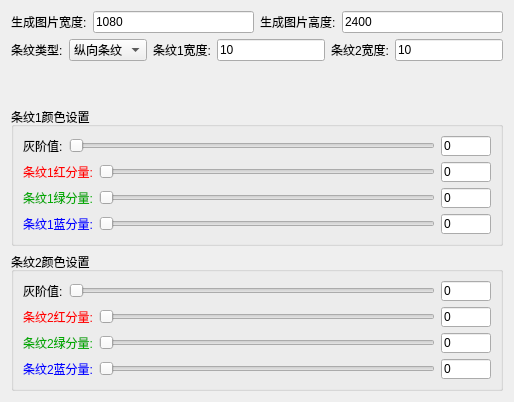
        <widget class="QWidget" name="tab_5">
         <attribute name="title">
          <string>条纹状图</string>
         </attribute>
         <layout class="QGridLayout" name="gridLayout_16">
          <item row="0" column="0">
           <layout class="QVBoxLayout" name="verticalLayout_15">
            <item>
             <layout class="QHBoxLayout" name="horizontalLayout_112">
              <item>
               <layout class="QHBoxLayout" name="horizontalLayout_69">
                <item>
                 <widget class="QLabel" name="label_68">
                  <property name="text">
                   <string>生成图片宽度:</string>
                  </property>
                 </widget>
                </item>
                <item>
                 <widget class="QLineEdit" name="Type5_width">
                  <property name="text">
                   <string>1080</string>
                  </property>
                 </widget>
                </item>
               </layout>
              </item>
              <item>
               <layout class="QHBoxLayout" name="horizontalLayout_73">
                <item>
                 <widget class="QLabel" name="label_72">
                  <property name="text">
                   <string>生成图片高度:</string>
                  </property>
                 </widget>
                </item>
                <item>
                 <widget class="QLineEdit" name="Type5_height">
                  <property name="text">
                   <string>2400</string>
                  </property>
                 </widget>
                </item>
               </layout>
              </item>
             </layout>
            </item>
            <item>
             <layout class="QHBoxLayout" name="horizontalLayout_113">
              <item>
               <layout class="QHBoxLayout" name="horizontalLayout_99">
                <item>
                 <widget class="QLabel" name="label_98">
                  <property name="maximumSize">
                   <size>
                    <width>70</width>
                    <height>16777215</height>
                   </size>
                  </property>
                  <property name="text">
                   <string>条纹类型:</string>
                  </property>
                 </widget>
                </item>
                <item>
                 <widget class="QComboBox" name="Type5_sub_type">
                  <item>
                   <property name="text">
                    <string>纵向条纹</string>
                   </property>
                  </item>
                  <item>
                   <property name="text">
                    <string>横向条纹</string>
                   </property>
                  </item>
                 </widget>
                </item>
               </layout>
              </item>
              <item>
               <layout class="QHBoxLayout" name="horizontalLayout_74">
                <item>
                 <widget class="QLabel" name="label_73">
                  <property name="text">
                   <string>条纹1宽度:</string>
                  </property>
                 </widget>
                </item>
                <item>
                 <widget class="QLineEdit" name="Type5_type1_width">
                  <property name="text">
                   <string>10</string>
                  </property>
                 </widget>
                </item>
               </layout>
              </item>
              <item>
               <layout class="QHBoxLayout" name="horizontalLayout_78">
                <item>
                 <widget class="QLabel" name="label_77">
                  <property name="text">
                   <string>条纹2宽度:</string>
                  </property>
                 </widget>
                </item>
                <item>
                 <widget class="QLineEdit" name="Type5_type2_width">
                  <property name="text">
                   <string>10</string>
                  </property>
                 </widget>
                </item>
               </layout>
              </item>
             </layout>
            </item>
            <item>
             <spacer name="verticalSpacer_3">
              <property name="orientation">
               <enum>Qt::Vertical</enum>
              </property>
              <property name="sizeHint" stdset="0">
               <size>
                <width>20</width>
                <height>40</height>
               </size>
              </property>
             </spacer>
            </item>
            <item>
             <widget class="QGroupBox" name="groupBox_7">
              <property name="title">
               <string>条纹1颜色设置</string>
              </property>
              <layout class="QGridLayout" name="gridLayout_14">
               <item row="0" column="0">
                <layout class="QVBoxLayout" name="verticalLayout_13">
                 <item>
                  <layout class="QHBoxLayout" name="horizontalLayout_18">
                   <item>
                    <widget class="QLabel" name="label_16">
                     <property name="text">
                      <string>灰阶值:</string>
                     </property>
                    </widget>
                   </item>
                   <item>
                    <widget class="QSlider" name="Type5_type1_gray">
                     <property name="maximum">
                      <number>255</number>
                     </property>
                     <property name="orientation">
                      <enum>Qt::Horizontal</enum>
                     </property>
                    </widget>
                   </item>
                   <item>
                    <widget class="QLineEdit" name="Type5_type1_gray_val">
                     <property name="maximumSize">
                      <size>
                       <width>50</width>
                       <height>20</height>
                      </size>
                     </property>
                     <property name="text">
                      <string>0</string>
                     </property>
                    </widget>
                   </item>
                  </layout>
                 </item>
                 <item>
                  <layout class="QHBoxLayout" name="horizontalLayout_76">
                   <item>
                    <widget class="QLabel" name="label_75">
                     <property name="styleSheet">
                      <string notr="true">color: rgb(255, 0, 0);</string>
                     </property>
                     <property name="text">
                      <string>条纹1红分量:</string>
                     </property>
                    </widget>
                   </item>
                   <item>
                    <widget class="QSlider" name="Type5_type1_r">
                     <property name="maximum">
                      <number>255</number>
                     </property>
                     <property name="orientation">
                      <enum>Qt::Horizontal</enum>
                     </property>
                    </widget>
                   </item>
                   <item>
                    <widget class="QLineEdit" name="Type5_type1_r_val">
                     <property name="maximumSize">
                      <size>
                       <width>50</width>
                       <height>20</height>
                      </size>
                     </property>
                     <property name="text">
                      <string>0</string>
                     </property>
                    </widget>
                   </item>
                  </layout>
                 </item>
                 <item>
                  <layout class="QHBoxLayout" name="horizontalLayout_70">
                   <item>
                    <widget class="QLabel" name="label_69">
                     <property name="styleSheet">
                      <string notr="true">color: rgb(0, 170, 0);</string>
                     </property>
                     <property name="text">
                      <string>条纹1绿分量:</string>
                     </property>
                    </widget>
                   </item>
                   <item>
                    <widget class="QSlider" name="Type5_type1_g">
                     <property name="maximum">
                      <number>255</number>
                     </property>
                     <property name="orientation">
                      <enum>Qt::Horizontal</enum>
                     </property>
                    </widget>
                   </item>
                   <item>
                    <widget class="QLineEdit" name="Type5_type1_g_val">
                     <property name="maximumSize">
                      <size>
                       <width>50</width>
                       <height>20</height>
                      </size>
                     </property>
                     <property name="text">
                      <string>0</string>
                     </property>
                    </widget>
                   </item>
                  </layout>
                 </item>
                 <item>
                  <layout class="QHBoxLayout" name="horizontalLayout_71">
                   <item>
                    <widget class="QLabel" name="label_70">
                     <property name="styleSheet">
                      <string notr="true">color: rgb(0, 0, 255);</string>
                     </property>
                     <property name="text">
                      <string>条纹1蓝分量:</string>
                     </property>
                    </widget>
                   </item>
                   <item>
                    <widget class="QSlider" name="Type5_type1_b">
                     <property name="maximum">
                      <number>255</number>
                     </property>
                     <property name="orientation">
                      <enum>Qt::Horizontal</enum>
                     </property>
                    </widget>
                   </item>
                   <item>
                    <widget class="QLineEdit" name="Type5_type1_b_val">
                     <property name="maximumSize">
                      <size>
                       <width>50</width>
                       <height>20</height>
                      </size>
                     </property>
                     <property name="text">
                      <string>0</string>
                     </property>
                    </widget>
                   </item>
                  </layout>
                 </item>
                </layout>
               </item>
              </layout>
             </widget>
            </item>
            <item>
             <widget class="QGroupBox" name="groupBox_8">
              <property name="title">
               <string>条纹2颜色设置</string>
              </property>
              <layout class="QGridLayout" name="gridLayout_15">
               <item row="0" column="0">
                <layout class="QVBoxLayout" name="verticalLayout_14">
                 <item>
                  <layout class="QHBoxLayout" name="horizontalLayout_17">
                   <item>
                    <widget class="QLabel" name="label_15">
                     <property name="text">
                      <string>灰阶值:</string>
                     </property>
                    </widget>
                   </item>
                   <item>
                    <widget class="QSlider" name="Type5_type2_gray">
                     <property name="maximum">
                      <number>255</number>
                     </property>
                     <property name="orientation">
                      <enum>Qt::Horizontal</enum>
                     </property>
                    </widget>
                   </item>
                   <item>
                    <widget class="QLineEdit" name="Type5_type2_gray_val">
                     <property name="maximumSize">
                      <size>
                       <width>50</width>
                       <height>20</height>
                      </size>
                     </property>
                     <property name="text">
                      <string>0</string>
                     </property>
                    </widget>
                   </item>
                  </layout>
                 </item>
                 <item>
                  <layout class="QHBoxLayout" name="horizontalLayout_75">
                   <item>
                    <widget class="QLabel" name="label_74">
                     <property name="styleSheet">
                      <string notr="true">color: rgb(255, 0, 0);</string>
                     </property>
                     <property name="text">
                      <string>条纹2红分量:</string>
                     </property>
                    </widget>
                   </item>
                   <item>
                    <widget class="QSlider" name="Type5_type2_r">
                     <property name="maximum">
                      <number>255</number>
                     </property>
                     <property name="orientation">
                      <enum>Qt::Horizontal</enum>
                     </property>
                    </widget>
                   </item>
                   <item>
                    <widget class="QLineEdit" name="Type5_type2_r_val">
                     <property name="maximumSize">
                      <size>
                       <width>50</width>
                       <height>20</height>
                      </size>
                     </property>
                     <property name="text">
                      <string>0</string>
                     </property>
                    </widget>
                   </item>
                  </layout>
                 </item>
                 <item>
                  <layout class="QHBoxLayout" name="horizontalLayout_77">
                   <item>
                    <widget class="QLabel" name="label_76">
                     <property name="styleSheet">
                      <string notr="true">color: rgb(0, 170, 0);</string>
                     </property>
                     <property name="text">
                      <string>条纹2绿分量:</string>
                     </property>
                    </widget>
                   </item>
                   <item>
                    <widget class="QSlider" name="Type5_type2_g">
                     <property name="maximum">
                      <number>255</number>
                     </property>
                     <property name="orientation">
                      <enum>Qt::Horizontal</enum>
                     </property>
                    </widget>
                   </item>
                   <item>
                    <widget class="QLineEdit" name="Type5_type2_g_val">
                     <property name="maximumSize">
                      <size>
                       <width>50</width>
                       <height>20</height>
                      </size>
                     </property>
                     <property name="text">
                      <string>0</string>
                     </property>
                    </widget>
                   </item>
                  </layout>
                 </item>
                 <item>
                  <layout class="QHBoxLayout" name="horizontalLayout_72">
                   <item>
                    <widget class="QLabel" name="label_71">
                     <property name="styleSheet">
                      <string notr="true">color: rgb(0, 0, 255);</string>
                     </property>
                     <property name="text">
                      <string>条纹2蓝分量:</string>
                     </property>
                    </widget>
                   </item>
                   <item>
                    <widget class="QSlider" name="Type5_type2_b">
                     <property name="maximum">
                      <number>255</number>
                     </property>
                     <property name="orientation">
                      <enum>Qt::Horizontal</enum>
                     </property>
                    </widget>
                   </item>
                   <item>
                    <widget class="QLineEdit" name="Type5_type2_b_val">
                     <property name="maximumSize">
                      <size>
                       <width>50</width>
                       <height>20</height>
                      </size>
                     </property>
                     <property name="text">
                      <string>0</string>
                     </property>
                    </widget>
                   </item>
                  </layout>
                 </item>
                </layout>
               </item>
              </layout>
             </widget>
            </item>
           </layout>
          </item>
         </layout>
        </widget>
